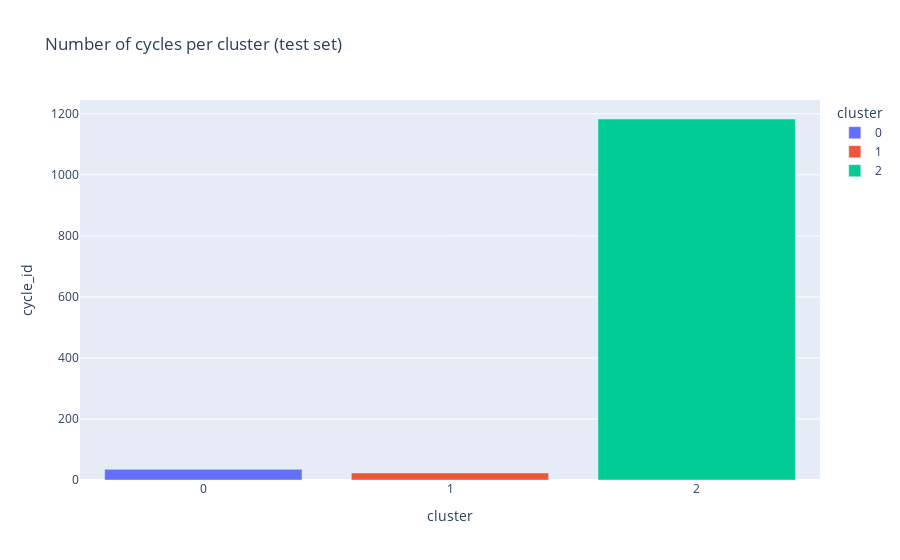
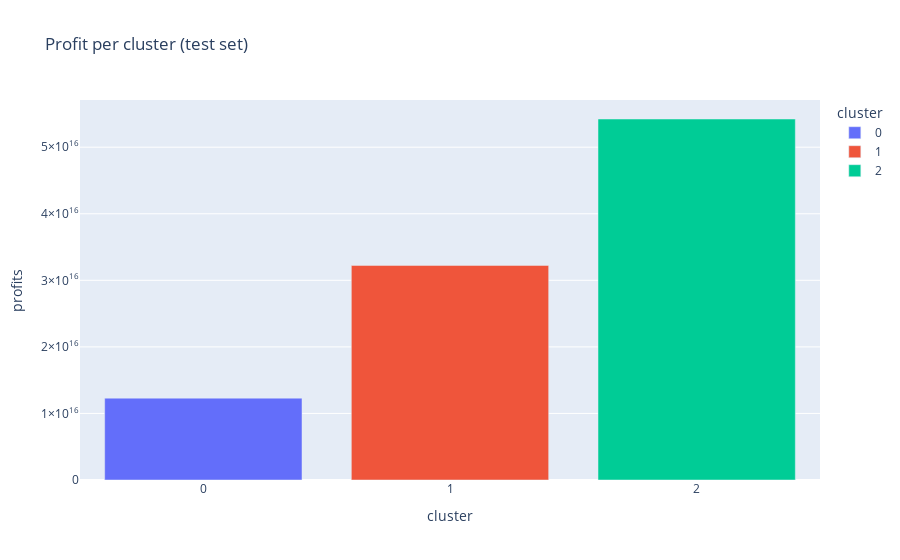
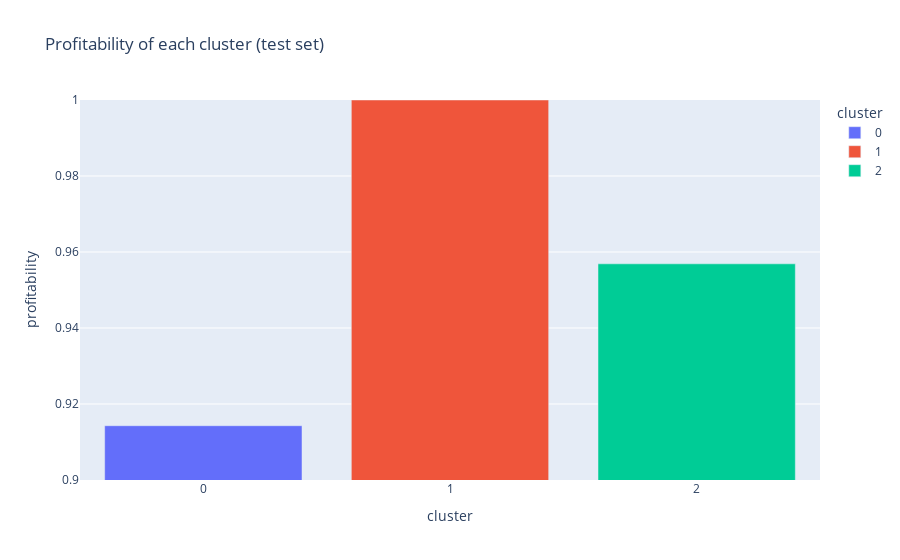

These figures' notebook cell, in order:
### Markdown cell above
## Validation on test set

### Code cell
test_grouper = fX_test.groupby('cluster')
[agg(test_grouper, train=False) for agg in pipeline_metrics]

### Figure 1 — Plotly figure (JSON) as saved in the notebook; plotly's stock layout.template omitted (floating-point values rounded to 4 significant figures)
{"data": [{"alignmentgroup": "True", "hovertemplate": "cluster=%{x}<br>cycle_id=%{y}<extra></extra>", "legendgroup": "0", "marker": {"color": "#636efa", "pattern": {"shape": ""}}, "name": "0", "offsetgroup": "0", "orientation": "v", "showlegend": true, "textposition": "auto", "type": "bar", "x": ["0"], "xaxis": "x", "y": [35], "yaxis": "y"}, {"alignmentgroup": "True", "hovertemplate": "cluster=%{x}<br>cycle_id=%{y}<extra></extra>", "legendgroup": "1", "marker": {"color": "#EF553B", "pattern": {"shape": ""}}, "name": "1", "offsetgroup": "1", "orientation": "v", "showlegend": true, "textposition": "auto", "type": "bar", "x": ["1"], "xaxis": "x", "y": [23], "yaxis": "y"}, {"alignmentgroup": "True", "hovertemplate": "cluster=%{x}<br>cycle_id=%{y}<extra></extra>", "legendgroup": "2", "marker": {"color": "#00cc96", "pattern": {"shape": ""}}, "name": "2", "offsetgroup": "2", "orientation": "v", "showlegend": true, "textposition": "auto", "type": "bar", "x": ["2"], "xaxis": "x", "y": [1183], "yaxis": "y"}], "layout": {"barmode": "relative", "legend": {"title": {"text": "cluster"}, "tracegroupgap": 0}, "title": {"text": "Number of cycles per cluster (test set)"}, "xaxis": {"anchor": "y", "categoryarray": ["0", "1", "2"], "categoryorder": "array", "domain": [0, 1], "title": {"text": "cluster"}, "type": "category"}, "yaxis": {"anchor": "x", "domain": [0, 1], "title": {"text": "cycle_id"}}}}

### Figure 2 — Plotly figure (JSON) as saved in the notebook; plotly's stock layout.template omitted (floating-point values rounded to 4 significant figures)
{"data": [{"alignmentgroup": "True", "hovertemplate": "cluster=%{x}<br>profits=%{y}<extra></extra>", "legendgroup": "0", "marker": {"color": "#636efa", "pattern": {"shape": ""}}, "name": "0", "offsetgroup": "0", "orientation": "v", "showlegend": true, "textposition": "auto", "type": "bar", "x": ["0"], "xaxis": "x", "y": [12298635020289992], "yaxis": "y"}, {"alignmentgroup": "True", "hovertemplate": "cluster=%{x}<br>profits=%{y}<extra></extra>", "legendgroup": "1", "marker": {"color": "#EF553B", "pattern": {"shape": ""}}, "name": "1", "offsetgroup": "1", "orientation": "v", "showlegend": true, "textposition": "auto", "type": "bar", "x": ["1"], "xaxis": "x", "y": [32239132160516720], "yaxis": "y"}, {"alignmentgroup": "True", "hovertemplate": "cluster=%{x}<br>profits=%{y}<extra></extra>", "legendgroup": "2", "marker": {"color": "#00cc96", "pattern": {"shape": ""}}, "name": "2", "offsetgroup": "2", "orientation": "v", "showlegend": true, "textposition": "auto", "type": "bar", "x": ["2"], "xaxis": "x", "y": [54236521073915900], "yaxis": "y"}], "layout": {"barmode": "relative", "legend": {"title": {"text": "cluster"}, "tracegroupgap": 0}, "title": {"text": "Profit per cluster (test set)"}, "xaxis": {"anchor": "y", "categoryarray": ["0", "1", "2"], "categoryorder": "array", "domain": [0, 1], "title": {"text": "cluster"}, "type": "category"}, "yaxis": {"anchor": "x", "domain": [0, 1], "title": {"text": "profits"}}}}

### Figure 3 — Plotly figure (JSON) as saved in the notebook; plotly's stock layout.template omitted (floating-point values rounded to 4 significant figures)
{"data": [{"alignmentgroup": "True", "hovertemplate": "cluster=%{x}<br>profitability=%{y}<extra></extra>", "legendgroup": "0", "marker": {"color": "#636efa", "pattern": {"shape": ""}}, "name": "0", "offsetgroup": "0", "orientation": "v", "showlegend": true, "textposition": "auto", "type": "bar", "x": ["0"], "xaxis": "x", "y": [0.9143], "yaxis": "y"}, {"alignmentgroup": "True", "hovertemplate": "cluster=%{x}<br>profitability=%{y}<extra></extra>", "legendgroup": "1", "marker": {"color": "#EF553B", "pattern": {"shape": ""}}, "name": "1", "offsetgroup": "1", "orientation": "v", "showlegend": true, "textposition": "auto", "type": "bar", "x": ["1"], "xaxis": "x", "y": [1], "yaxis": "y"}, {"alignmentgroup": "True", "hovertemplate": "cluster=%{x}<br>profitability=%{y}<extra></extra>", "legendgroup": "2", "marker": {"color": "#00cc96", "pattern": {"shape": ""}}, "name": "2", "offsetgroup": "2", "orientation": "v", "showlegend": true, "textposition": "auto", "type": "bar", "x": ["2"], "xaxis": "x", "y": [0.9569], "yaxis": "y"}], "layout": {"barmode": "relative", "legend": {"title": {"text": "cluster"}, "tracegroupgap": 0}, "title": {"text": "Profitability of each cluster (test set)"}, "xaxis": {"anchor": "y", "categoryarray": ["0", "1", "2"], "categoryorder": "array", "domain": [0, 1], "title": {"text": "cluster"}, "type": "category"}, "yaxis": {"anchor": "x", "domain": [0, 1], "range": [0.9, 1], "title": {"text": "profitability"}}}}
